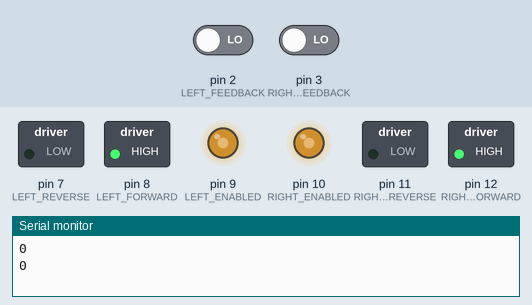
The sketch below on a simulated Arduino Uno, built with avr-gcc and run on an emulated ATmega328P. On the bench: switched loads named in the sketch (green lamp = pin HIGH), output pins drawn as LEDs (lit = HIGH), the last lines printed to the serial monitor. Inputs (shaded band) come from the test bench; at power-on: pin 2 (LEFT_FEEDBACK) LOW, pin 3 (RIGHT_FEEDBACK) LOW. At 49.2 s the program stops and its outputs stay as they are.

Above: at 0.1 s.
At 20.3 s:
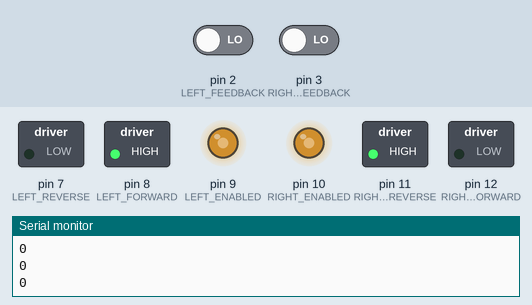
At 26.2 s:
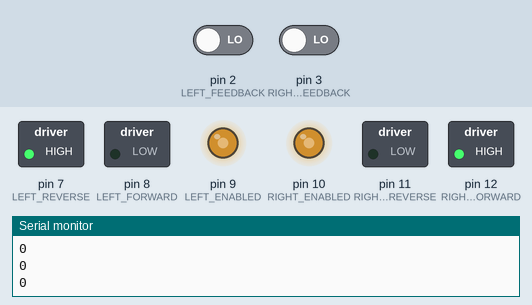
At 38.9 s:
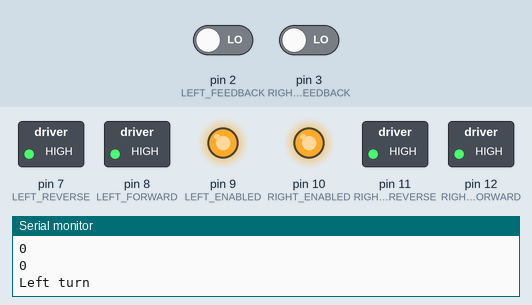
Timing chart, 0 to 40.0 s (numbered marks = the images above):
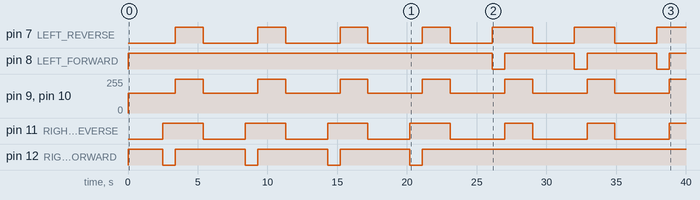

The sketch:

Story_8.ino.ino
```cpp
const int LEFT_FORWARD = 8;
const int RIGHT_FORWARD = 12;
const int LEFT_REVERSE = 7;
const int RIGHT_REVERSE = 11 ;
const int LEFT_ENABLED = 9;
const int RIGHT_ENABLED = 10;
const int LEFT_FEEDBACK = 2;
const int RIGHT_FEEDBACK = 3;

int start_time = 0;
int current_time = 0;

volatile int leftcounter = 0;
volatile int rightcounter = 0;

void Left_Motor_Forward()
{
  digitalWrite(LEFT_FORWARD, HIGH);
  analogWrite(LEFT_ENABLED, 150);
  digitalWrite(LEFT_REVERSE, LOW);
}

void Left_Motor_Reverse()
{
  analogWrite(LEFT_ENABLED, 150);
  analogWrite(LEFT_REVERSE, 255);
  digitalWrite(LEFT_FORWARD, LOW);
}

void Left_Motor_Full_Stop()
{
  digitalWrite(LEFT_ENABLED, HIGH);
  digitalWrite(LEFT_REVERSE, HIGH);
  digitalWrite(LEFT_FORWARD, HIGH);
}

void Right_Motor_Forward()
{
  analogWrite(RIGHT_FORWARD, 255);
  analogWrite(RIGHT_ENABLED, 150);
  digitalWrite(RIGHT_REVERSE, LOW);
}

void Right_Motor_Reverse()
{
  analogWrite(RIGHT_ENABLED, 150);
  digitalWrite(RIGHT_REVERSE, HIGH);
  digitalWrite(RIGHT_FORWARD, LOW);
}

void Right_Motor_Full_Stop()
{
  digitalWrite(RIGHT_ENABLED, HIGH);
  digitalWrite(RIGHT_REVERSE, HIGH);
  digitalWrite(RIGHT_FORWARD, HIGH);
}

void Both_Motors_Full_Stop()
{
  Left_Motor_Full_Stop();
  Right_Motor_Full_Stop();
}

void Both_Motors_Forward()
{
  Left_Motor_Forward();
  Right_Motor_Forward();
}

void Both_Motors_Reverse()
{
  Left_Motor_Reverse();
  Right_Motor_Reverse();
}

void Right_Turn()
{
  Left_Motor_Forward();
  Right_Motor_Reverse();
  Serial.println(leftcounter);
  Serial.println(rightcounter);
  delay(900);
  if (leftcounter >= 32 || rightcounter >= 32);
  {
    Serial.println("Right turn");
    Left_Motor_Full_Stop();
    Right_Motor_Full_Stop();
  }
}

void Left_Turn()
{
  Left_Motor_Reverse();
  Right_Motor_Forward();
  Serial.println(leftcounter);
  Serial.println(rightcounter);
  delay(900);
  if (leftcounter >= 32 || rightcounter >= 32);
  {
    Serial.println("Left turn");
    Left_Motor_Full_Stop();
    Right_Motor_Full_Stop();
  }
}

void Straight_Line()
{
  Left_Motor_Forward();
  Right_Motor_Forward();
  Serial.println(leftcounter);
  Serial.println(rightcounter);
  delay(500);
  if (leftcounter >= 150 || rightcounter >= 150)
  {
    Serial.println("Straight Line");
    Left_Motor_Full_Stop();
    Right_Motor_Full_Stop();
  }
}

void LeftMotorISR()
{
  // counts the pulses
  leftcounter++;
  //Mainloop();
}

void RightMotorISR()
{
  // counts the pulses
  rightcounter++;
  //Mainloop();
}

void left_slow()
{
  analogWrite(LEFT_ENABLED, 0);
  digitalWrite(LEFT_REVERSE, LOW);
  digitalWrite(LEFT_FORWARD, HIGH);
}

void right_slow()
{
  analogWrite(RIGHT_ENABLED, 0);
  digitalWrite(RIGHT_REVERSE, LOW);
  digitalWrite(RIGHT_FORWARD, HIGH);
}

void timer()
{
  int current_time = millis();

  if (leftcounter >= 111926 || rightcounter >= 111926)

  {
    Both_Motors_Full_Stop();
    Serial.println("end");
    delay (500);
    exit(0);
  }
}


void setup()
{
  attachInterrupt(digitalPinToInterrupt(LEFT_FEEDBACK), LeftMotorISR, RISING);
  attachInterrupt(digitalPinToInterrupt(RIGHT_FEEDBACK), RightMotorISR, RISING);

  pinMode(LEFT_FORWARD, OUTPUT);
  pinMode(RIGHT_FORWARD, OUTPUT);
  pinMode(LEFT_REVERSE, OUTPUT);
  pinMode(RIGHT_REVERSE, OUTPUT);
  pinMode(LEFT_ENABLED, OUTPUT);
  pinMode(RIGHT_ENABLED, OUTPUT);

  Serial.begin(115200);

  start_time = millis();

}

void loop()
{

  //for (int i=0; i <= 3; i++)
  {
    Straight_Line();
    leftcounter = 0;
    rightcounter = 0;

    delay(2000);

    Right_Turn();
    leftcounter = 0;
    rightcounter = 0;

    delay(2000);

    Straight_Line();
    leftcounter = 0;
    rightcounter = 0;
    Straight_Line();
    leftcounter = 0;
    rightcounter = 0;

    delay(2000);

    Right_Turn();
    leftcounter = 0;
    rightcounter = 0;

    delay(2000);

    Straight_Line();
    leftcounter = 0;
    rightcounter = 0;
    Straight_Line();
    leftcounter = 0;
    rightcounter = 0;

    delay(2000);

    Right_Turn();
    leftcounter = 0;
    rightcounter = 0;

    delay(2000);

    Straight_Line();
    leftcounter = 0;
    rightcounter = 0;
    Straight_Line();
    leftcounter = 0;
    rightcounter = 0;

    delay(2000);

    Right_Turn();
    leftcounter = 0;
    rightcounter = 0;

    delay(2000);

    Straight_Line();
    leftcounter = 0;
    rightcounter = 0;
    Straight_Line();
    leftcounter = 0;
    rightcounter = 0;

    delay(2000);

    Left_Turn();
    leftcounter = 0;
    rightcounter = 0;

    delay(2000);

    Straight_Line();
    leftcounter = 0;
    rightcounter = 0;
    Straight_Line();
    leftcounter = 0;
    rightcounter = 0;

    delay(2000);

    Left_Turn();
    leftcounter = 0;
    rightcounter = 0;

    delay(2000);

    Straight_Line();
    leftcounter = 0;
    rightcounter = 0;
    Straight_Line();
    leftcounter = 0;
    rightcounter = 0;

    delay(2000);

    Left_Turn();
    leftcounter = 0;
    rightcounter = 0;

    delay(2000);

    Straight_Line();
    leftcounter = 0;
    rightcounter = 0;
    Straight_Line();
    leftcounter = 0;
    rightcounter = 0;

    delay(2000);

    Left_Turn();
    leftcounter = 0;
    rightcounter = 0;

    delay(2000);

    Straight_Line();
    leftcounter = 0;
    rightcounter = 0;

    delay(2000);

    exit(0);
 }
 //# exit(0);
}
```

Measured:
- by itself, pin 7 (LEFT_REVERSE): LOW → HIGH at 3.4 s, → LOW 2.0 s later, → HIGH 3.9 s later, → LOW 2.0 s later, … (13 changes in this stretch)
- by itself, pin 8 (LEFT_FORWARD): repeats every 5.9 s: LOW 0.90 s, HIGH 5.0 s
- by itself, pin 9 (LEFT_ENABLED), pin 10 (RIGHT_ENABLED): alternates 255/255 for 2.0 s and 150/255 for 3.9 s
- by itself, pin 11 (RIGHT_REVERSE): LOW → HIGH at 2.5 s, → LOW 2.9 s later, → HIGH 3.0 s later, → LOW 2.9 s later, … (13 changes in this stretch)
- by itself, pin 12 (RIGHT_FORWARD): repeats every 5.9 s: LOW 0.90 s, HIGH 5.0 s, until it stays HIGH from 21.1 s
